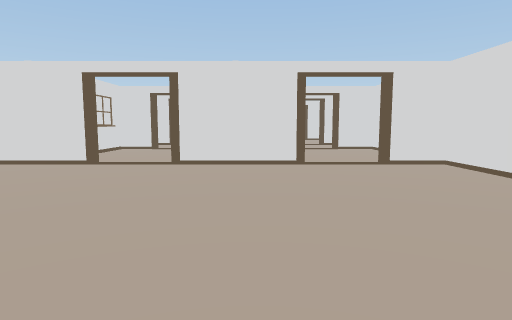
view 1 (above)

20 first-person views from a walk through a 3-D level made in the Unity game engine. The camera is 1.4 m above the floor, tilts 6° down and sees 75° across. The floor is counted in squares, 2 m on a side. Each view is taken from the middle of a square. On the plan, view 1 faces up. The plan holds only what a view shows up to about 10 squares ahead; the rest is blank. The place goes on beyond the plan. Some surface patterns are stand-ins.

view 2
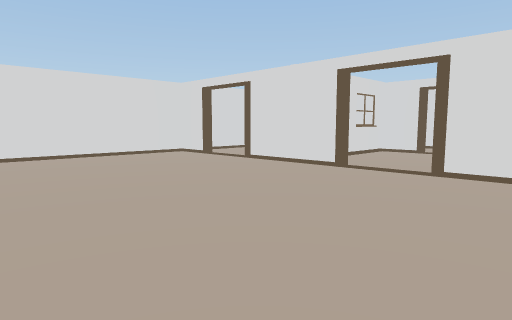

view 3
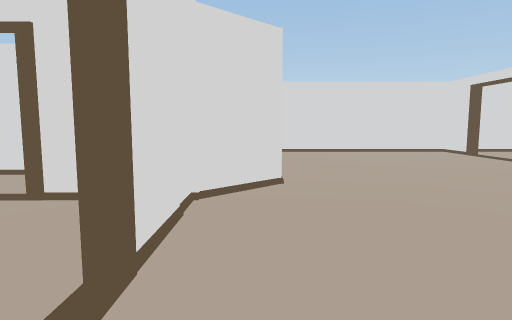

view 4
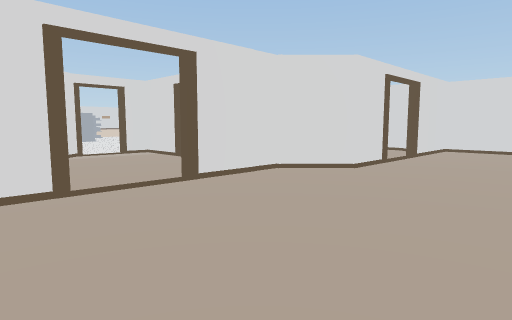

view 5
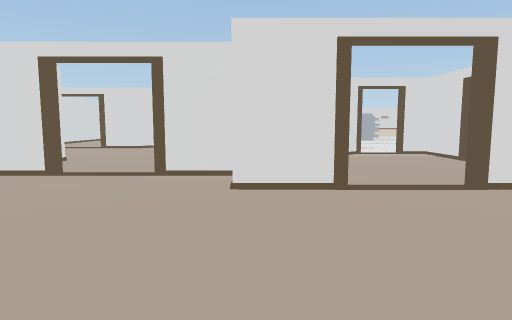

view 6
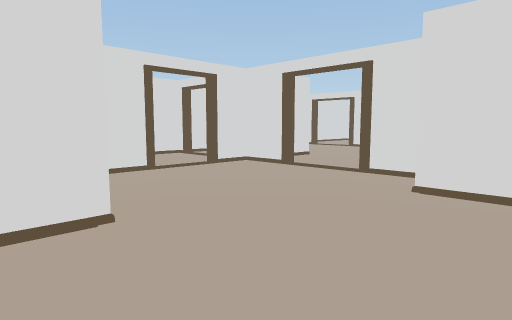

view 7
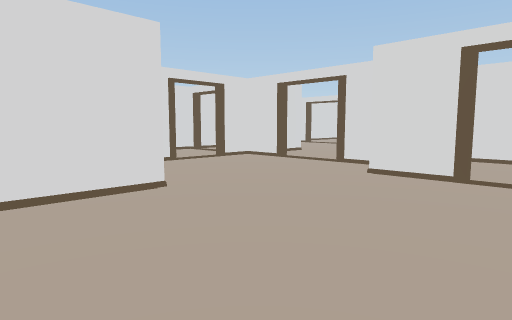

view 8
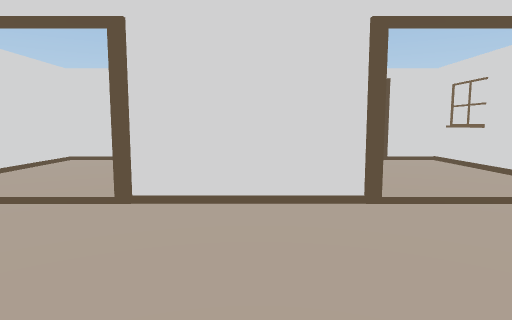

view 9
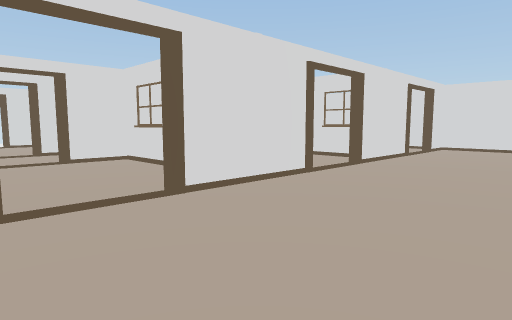

view 10
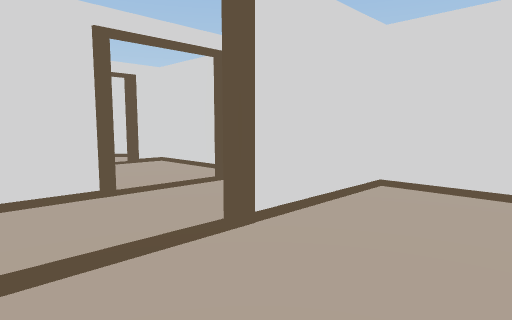

view 11
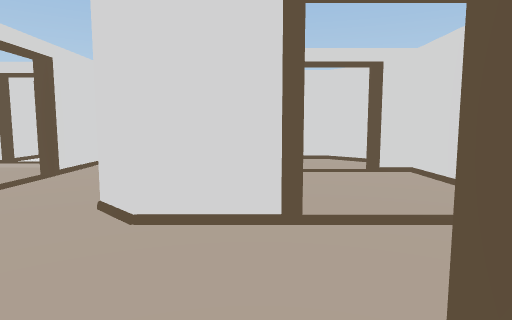

view 12
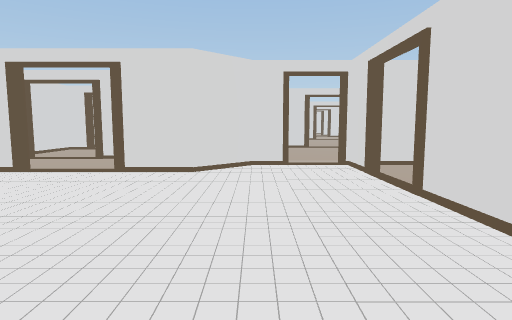

view 13
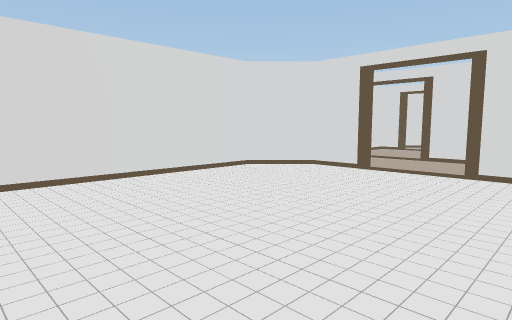

view 14
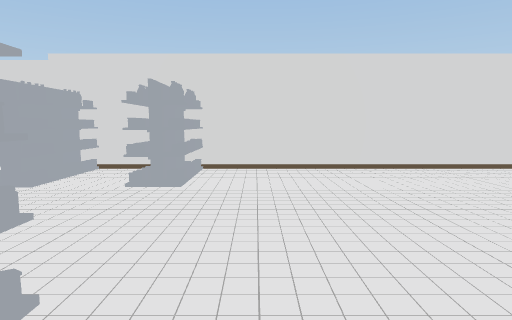

view 15
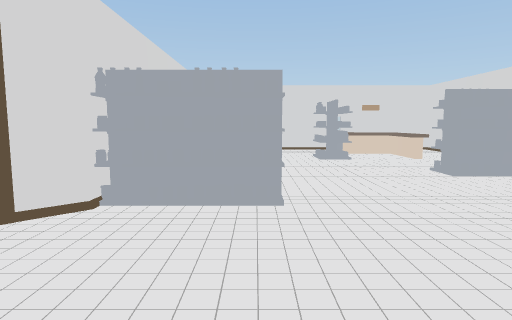

view 16
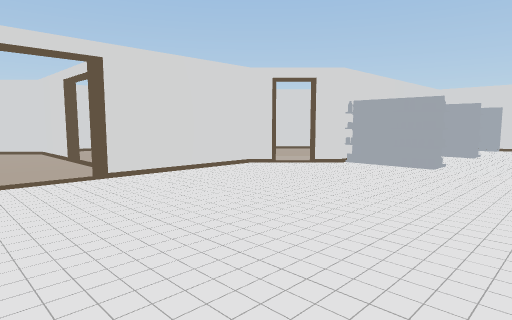

view 17
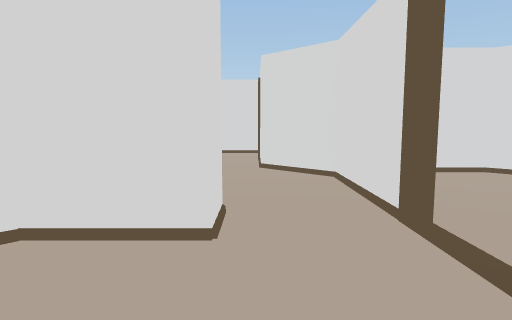

view 18
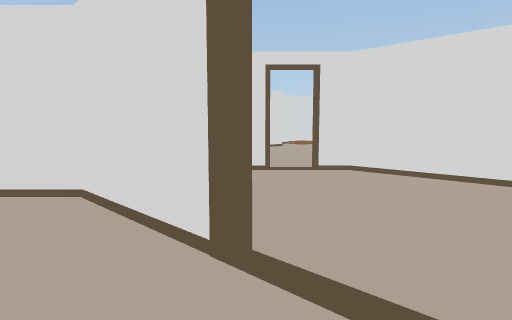

view 19
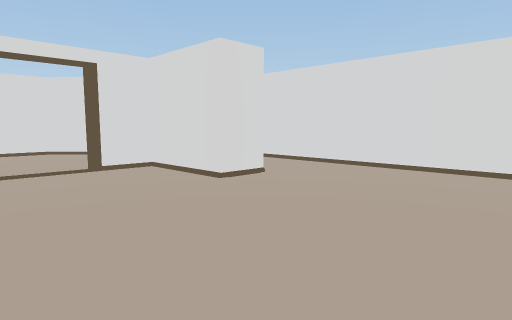

view 20
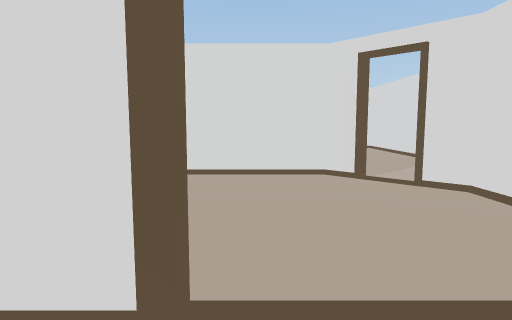

### Floor plan
Key: @ floor where view 1 was taken; # wall or solid block; . floor; O other object.
Columns run from 8 left of view 1 to 8 right of it. Each row starts with its distance up from view 1.
 11   ..
 10 ##.### ## .#
  9 #...#...#..#
  8 #...#...#..#
  7 #...#...#..#
  6 ##.###.##..#
  5 #..........#
  4 #..........#
  3 #..........####
  2 #.............#
  1 ###.###.........
  0  #.##.##@.#...#.#
 -1  #..#.#...##.##.#
 -2  #..#.....#...#.#
 -3  #.##.#..## ....#
 -4  #...##.### ....#
 -5  ##.# ..#.#.....#
 -6  #...........##.#
 -7  #......#..###
 -8  #......#....#
 -9  #......#....#
-10  #.....###..##
-11  ##..###.####..
-12  #....#...   ...
-13  ##...#..     ..
-14   ...##.
-15  .O#..#.
-16  .OO.##
-17 #   .
-18 #####

Where each view was taken, in squares from view 1:
view 1: 0 up, 0 right, facing up
view 2: 1 up, 0 right, facing up-left
view 3: 1 up, 1 right, facing left
view 4: 4 up, 2 right, facing down-left
view 5: 4 up, 2 right, facing down
view 6: 4 up, 1 right, facing down-right
view 7: 5 up, 0 right, facing down-right
view 8: 3 up, 4 left, facing up
view 9: 3 up, 7 left, facing up-right
view 10: 3 up, 4 left, facing down-left
view 11: 2 up, 5 left, facing down
view 12: 10 down, 2 left, facing up
view 13: 10 down, 3 left, facing up-left
view 14: 10 down, 2 left, facing left
view 15: 8 down, 3 left, facing down
view 16: 5 down, 5 left, facing down-right
view 17: 6 down, 0 right, facing right
view 18: 6 down, 1 right, facing down-right
view 19: 6 down, 3 right, facing up-right
view 20: 6 down, 2 right, facing down
